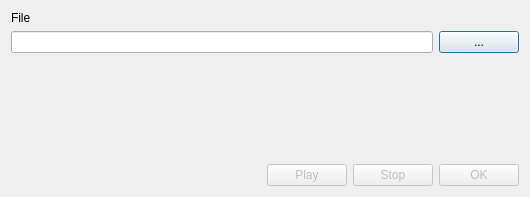
<?xml version="1.0" encoding="UTF-8"?>
<ui version="4.0">
 <class>SoundDialog</class>
 <widget class="QDialog" name="SoundDialog">
  <property name="geometry">
   <rect>
    <x>0</x>
    <y>0</y>
    <width>530</width>
    <height>197</height>
   </rect>
  </property>
  <property name="windowTitle">
   <string>Dialog</string>
  </property>
  <layout class="QVBoxLayout" name="verticalLayout">
   <item>
    <widget class="QLabel" name="label">
     <property name="text">
      <string>File</string>
     </property>
    </widget>
   </item>
   <item>
    <layout class="QHBoxLayout" name="horizontalLayout">
     <item>
      <widget class="QLineEdit" name="fileNameEdit">
       <property name="readOnly">
        <bool>true</bool>
       </property>
      </widget>
     </item>
     <item>
      <widget class="QPushButton" name="selectButton">
       <property name="text">
        <string>...</string>
       </property>
      </widget>
     </item>
    </layout>
   </item>
   <item>
    <spacer name="verticalSpacer">
     <property name="orientation">
      <enum>Qt::Vertical</enum>
     </property>
     <property name="sizeHint" stdset="0">
      <size>
       <width>20</width>
       <height>40</height>
      </size>
     </property>
    </spacer>
   </item>
   <item>
    <layout class="QHBoxLayout" name="horizontalLayout_2">
     <item>
      <spacer name="horizontalSpacer">
       <property name="orientation">
        <enum>Qt::Horizontal</enum>
       </property>
       <property name="sizeHint" stdset="0">
        <size>
         <width>40</width>
         <height>20</height>
        </size>
       </property>
      </spacer>
     </item>
     <item>
      <widget class="QPushButton" name="playButton">
       <property name="enabled">
        <bool>false</bool>
       </property>
       <property name="text">
        <string>Play</string>
       </property>
      </widget>
     </item>
     <item>
      <widget class="QPushButton" name="stopButton">
       <property name="enabled">
        <bool>false</bool>
       </property>
       <property name="text">
        <string>Stop</string>
       </property>
      </widget>
     </item>
     <item>
      <widget class="QPushButton" name="okButton">
       <property name="enabled">
        <bool>false</bool>
       </property>
       <property name="text">
        <string>OK</string>
       </property>
      </widget>
     </item>
    </layout>
   </item>
  </layout>
 </widget>
 <resources/>
 <connections/>
</ui>
